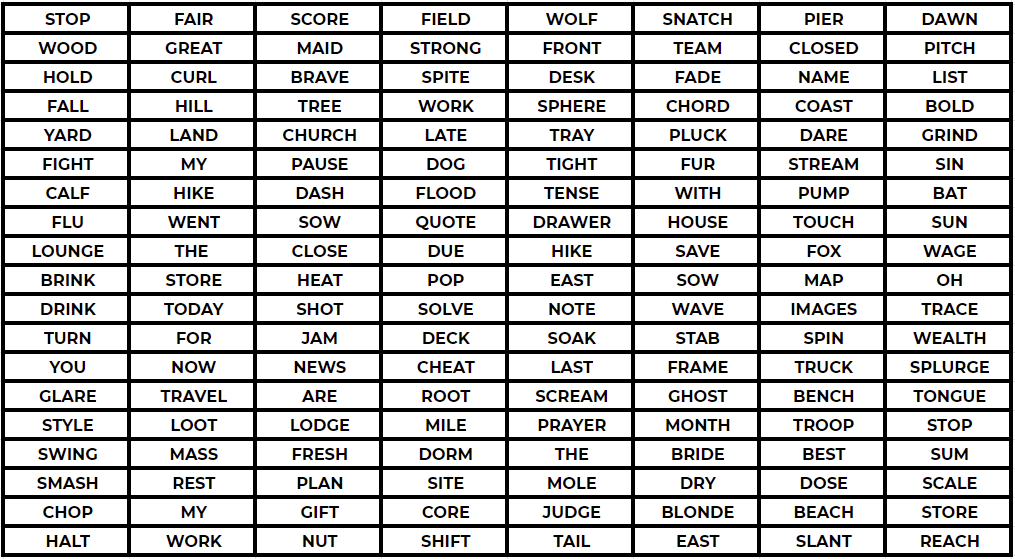
#> input picture Working with Images/word_matrix.png, 1015 x 559 px
$ python WorkingWithImagesExercises.py
#> lines starting #> are read from the running program, lines starting #| are printed output that depends on the picture
from PIL import Image


word_matrix = Image.open('word_matrix.png')
#> word_matrix is the input picture: PIL image 1015x559 RGBA; mean R, G, B, A 192.9, 192.7, 192.7, 255
mask = Image.open('mask.png')
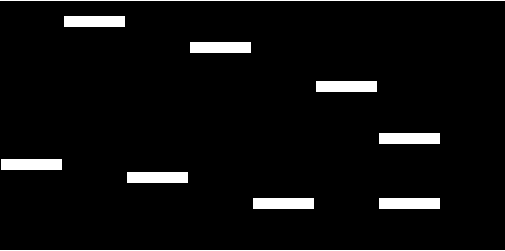
#> input picture Working with Images/mask.png, 505 x 251 px
#> mask is the input picture: PIL image 505x251 RGBA; mean R, G, B, A 12.8, 12.8, 12.8, 255

print(word_matrix.size)
#| (1015, 559)
print(mask.size)
#| (505, 251)

# Resize mask image to word_matrix size

enlarged_mask = word_matrix.resize((1015, 559))

enlarged_mask.putalpha(200)
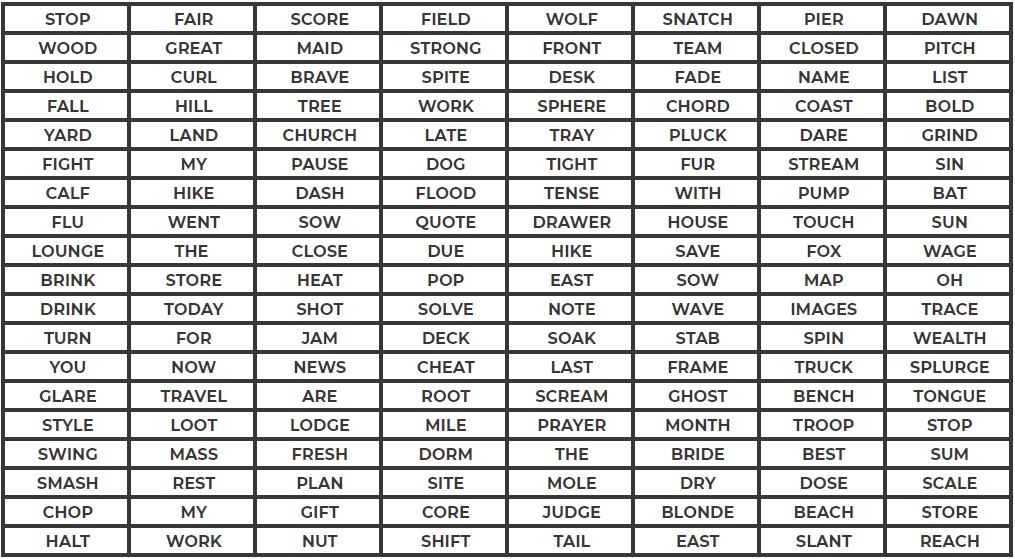
#> enlarged_mask: PIL image 1015x559 RGBA; mean R, G, B, A 192.9, 192.7, 192.7, 200; transparent parts drawn white


# Paste mask picture to shrunk matrix

word_matrix.paste(enlarged_mask, (0,0), enlarged_mask)
word_matrix.show()
